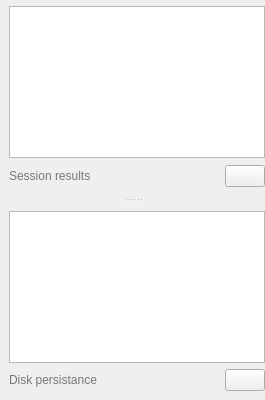
             <widget class="QSplitter" name="splitter">
              <property name="orientation">
               <enum>Qt::Orientation::Vertical</enum>
              </property>
              <widget class="QFrame" name="frame_61">
               <property name="frameShape">
                <enum>QFrame::Shape::NoFrame</enum>
               </property>
               <property name="frameShadow">
                <enum>QFrame::Shadow::Raised</enum>
               </property>
               <layout class="QVBoxLayout" name="verticalLayout_10">
                <property name="topMargin">
                 <number>6</number>
                </property>
                <property name="rightMargin">
                 <number>0</number>
                </property>
                <item>
                 <widget class="QTreeView" name="results_treeView">
                  <property name="animated">
                   <bool>true</bool>
                  </property>
                 </widget>
                </item>
                <item>
                 <widget class="QFrame" name="frame_62">
                  <property name="frameShape">
                   <enum>QFrame::Shape::NoFrame</enum>
                  </property>
                  <property name="frameShadow">
                   <enum>QFrame::Shadow::Raised</enum>
                  </property>
                  <layout class="QHBoxLayout" name="horizontalLayout_34">
                   <property name="leftMargin">
                    <number>0</number>
                   </property>
                   <property name="topMargin">
                    <number>0</number>
                   </property>
                   <property name="rightMargin">
                    <number>0</number>
                   </property>
                   <property name="bottomMargin">
                    <number>1</number>
                   </property>
                   <item>
                    <widget class="QLabel" name="label_16">
                     <property name="minimumSize">
                      <size>
                       <width>0</width>
                       <height>24</height>
                      </size>
                     </property>
                     <property name="palette">
                      <palette>
                       <active>
                        <colorrole role="WindowText">
                         <brush brushstyle="SolidPattern">
                          <color alpha="255">
                           <red>119</red>
                           <green>118</green>
                           <blue>123</blue>
                          </color>
                         </brush>
                        </colorrole>
                       </active>
                       <inactive>
                        <colorrole role="WindowText">
                         <brush brushstyle="SolidPattern">
                          <color alpha="255">
                           <red>119</red>
                           <green>118</green>
                           <blue>123</blue>
                          </color>
                         </brush>
                        </colorrole>
                       </inactive>
                       <disabled>
                        <colorrole role="WindowText">
                         <brush brushstyle="SolidPattern">
                          <color alpha="255">
                           <red>190</red>
                           <green>190</green>
                           <blue>190</blue>
                          </color>
                         </brush>
                        </colorrole>
                       </disabled>
                      </palette>
                     </property>
                     <property name="text">
                      <string>Session results</string>
                     </property>
                    </widget>
                   </item>
                   <item>
                    <spacer name="horizontalSpacer_22">
                     <property name="orientation">
                      <enum>Qt::Orientation::Horizontal</enum>
                     </property>
                     <property name="sizeHint" stdset="0">
                      <size>
                       <width>40</width>
                       <height>20</height>
                      </size>
                     </property>
                    </spacer>
                   </item>
                   <item>
                    <widget class="QPushButton" name="deleteDriverButton">
                     <property name="toolTip">
                      <string>Delete selected driver</string>
                     </property>
                     <property name="text">
                      <string/>
                     </property>
                     <property name="icon">
                      <iconset resource="../Icons/icons.qrc">
                       <normaloff>:/Icons/icons/minus.png</normaloff>:/Icons/icons/minus.png</iconset>
                     </property>
                    </widget>
                   </item>
                  </layout>
                 </widget>
                </item>
               </layout>
              </widget>
              <widget class="QFrame" name="frame_14">
               <property name="frameShape">
                <enum>QFrame::Shape::NoFrame</enum>
               </property>
               <property name="frameShadow">
                <enum>QFrame::Shadow::Raised</enum>
               </property>
               <layout class="QVBoxLayout" name="verticalLayout_6">
                <property name="rightMargin">
                 <number>0</number>
                </property>
                <item>
                 <widget class="QTreeView" name="diskSessionsTreeView">
                  <property name="animated">
                   <bool>true</bool>
                  </property>
                 </widget>
                </item>
                <item>
                 <widget class="QFrame" name="frame_60">
                  <property name="frameShape">
                   <enum>QFrame::Shape::NoFrame</enum>
                  </property>
                  <property name="frameShadow">
                   <enum>QFrame::Shadow::Raised</enum>
                  </property>
                  <layout class="QHBoxLayout" name="horizontalLayout_33">
                   <property name="leftMargin">
                    <number>0</number>
                   </property>
                   <property name="topMargin">
                    <number>0</number>
                   </property>
                   <property name="rightMargin">
                    <number>0</number>
                   </property>
                   <property name="bottomMargin">
                    <number>0</number>
                   </property>
                   <item>
                    <widget class="QLabel" name="label_37">
                     <property name="palette">
                      <palette>
                       <active>
                        <colorrole role="WindowText">
                         <brush brushstyle="SolidPattern">
                          <color alpha="255">
                           <red>119</red>
                           <green>118</green>
                           <blue>123</blue>
                          </color>
                         </brush>
                        </colorrole>
                       </active>
                       <inactive>
                        <colorrole role="WindowText">
                         <brush brushstyle="SolidPattern">
                          <color alpha="255">
                           <red>119</red>
                           <green>118</green>
                           <blue>123</blue>
                          </color>
                         </brush>
                        </colorrole>
                       </inactive>
                       <disabled>
                        <colorrole role="WindowText">
                         <brush brushstyle="SolidPattern">
                          <color alpha="255">
                           <red>190</red>
                           <green>190</green>
                           <blue>190</blue>
                          </color>
                         </brush>
                        </colorrole>
                       </disabled>
                      </palette>
                     </property>
                     <property name="text">
                      <string>Disk persistance</string>
                     </property>
                    </widget>
                   </item>
                   <item>
                    <spacer name="horizontalSpacer_21">
                     <property name="orientation">
                      <enum>Qt::Orientation::Horizontal</enum>
                     </property>
                     <property name="sizeHint" stdset="0">
                      <size>
                       <width>40</width>
                       <height>20</height>
                      </size>
                     </property>
                    </spacer>
                   </item>
                   <item>
                    <widget class="QPushButton" name="loadResultFromDiskButton">
                     <property name="toolTip">
                      <string>Load result from the VeraGrid file</string>
                     </property>
                     <property name="text">
                      <string/>
                     </property>
                     <property name="icon">
                      <iconset resource="../Icons/icons.qrc">
                       <normaloff>:/Icons/icons/loadc.png</normaloff>:/Icons/icons/loadc.png</iconset>
                     </property>
                    </widget>
                   </item>
                  </layout>
                 </widget>
                </item>
               </layout>
              </widget>
             </widget>
